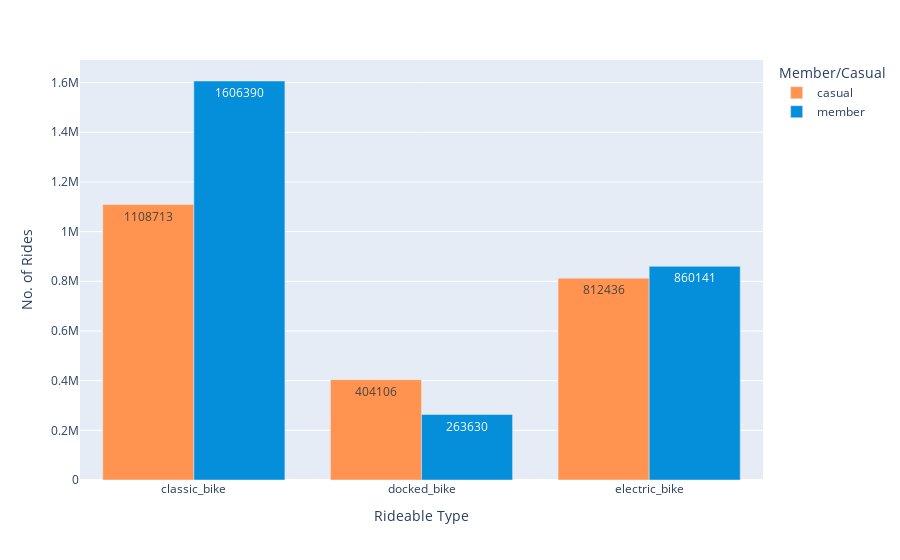

Notebook source saved alongside this figure:
### Code cell
fig_7 = df.groupby(['rideable_type', 'member_casual'], as_index=False).count()

px.bar(fig_7, x = 'rideable_type', y = 'ride_id',
        color = 'member_casual',
        barmode='group',
        text = 'ride_id', 
        labels = {'ride_id': 'No. of Rides', 'member_casual': 'Member/Casual', 'rideable_type' : 'Rideable Type'},
        hover_name = 'member_casual', hover_data = {'member_casual': False, 'ride_length': False}, 
        color_discrete_map = {'casual': '#FF934F', 'member': '#058ED9'})

### Figure 1 — Plotly figure (JSON) as saved in the notebook; plotly's stock layout.template omitted (floating-point values rounded to 4 significant figures)
{"data": [{"alignmentgroup": "True", "customdata": [["casual", 1108713], ["casual", 404106], ["casual", 812436]], "hovertemplate": "<b>%{hovertext}</b><br><br>Rideable Type=%{x}<br>No. of Rides=%{text}<extra></extra>", "hovertext": ["casual", "casual", "casual"], "legendgroup": "casual", "marker": {"color": "#FF934F", "pattern": {"shape": ""}}, "name": "casual", "offsetgroup": "casual", "orientation": "v", "showlegend": true, "text": [1109000.0, 404100.0, 812400.0], "textposition": "auto", "type": "bar", "x": ["classic_bike", "docked_bike", "electric_bike"], "xaxis": "x", "y": [1108713, 404106, 812436], "yaxis": "y"}, {"alignmentgroup": "True", "customdata": [["member", 1606390], ["member", 263630], ["member", 860141]], "hovertemplate": "<b>%{hovertext}</b><br><br>Rideable Type=%{x}<br>No. of Rides=%{text}<extra></extra>", "hovertext": ["member", "member", "member"], "legendgroup": "member", "marker": {"color": "#058ED9", "pattern": {"shape": ""}}, "name": "member", "offsetgroup": "member", "orientation": "v", "showlegend": true, "text": [1606000.0, 263600.0, 860100.0], "textposition": "auto", "type": "bar", "x": ["classic_bike", "docked_bike", "electric_bike"], "xaxis": "x", "y": [1606390, 263630, 860141], "yaxis": "y"}], "layout": {"barmode": "group", "legend": {"title": {"text": "Member/Casual"}, "tracegroupgap": 0}, "margin": {"t": 60}, "xaxis": {"anchor": "y", "domain": [0.0, 1.0], "title": {"text": "Rideable Type"}}, "yaxis": {"anchor": "x", "domain": [0.0, 1.0], "title": {"text": "No. of Rides"}}}}
